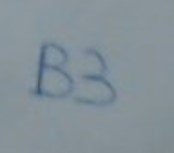
#> input picture dsada.jpg, 174 x 153 px
$ python xd.py
#> lines starting #> are read from the running program, lines starting #| are printed output that depends on the picture
import cv2
import pytesseract

# Load the image
image = cv2.imread("dsada.jpg")
#> image is the input picture: shape (153, 174, 3); mean B, G, R 152.6, 145.2, 132.7

# Convert the image to grayscale (optional)
gray_image = cv2.cvtColor(image, cv2.COLOR_BGR2GRAY)
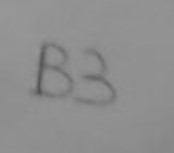
#> gray_image: shape (153, 174); min 81, max 150, mean 142.2

# Perform OCR using pytesseract
#> (the run stopped early here; a loop or call above may not have finished)
